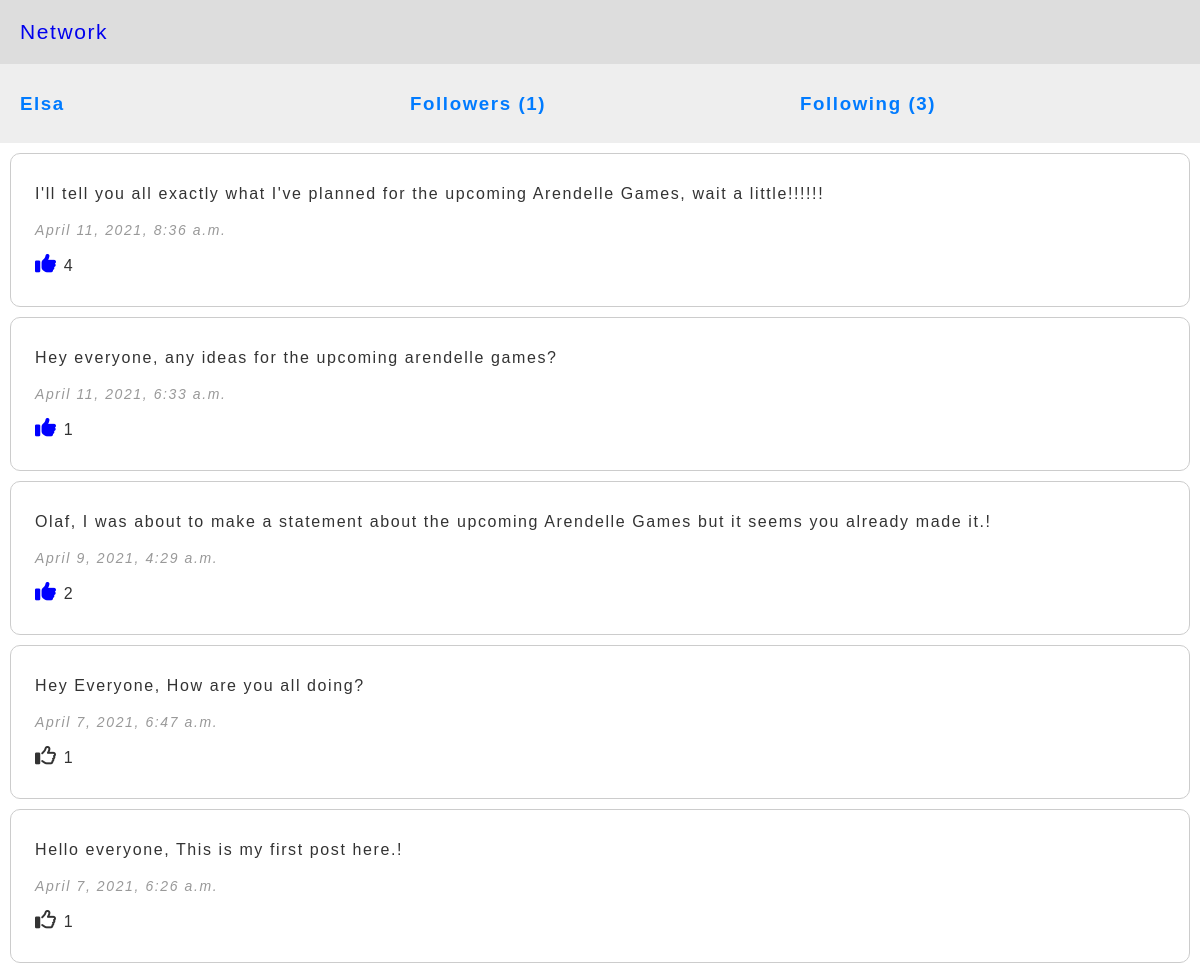
The app's page /users/Elsa (signed in), older data.
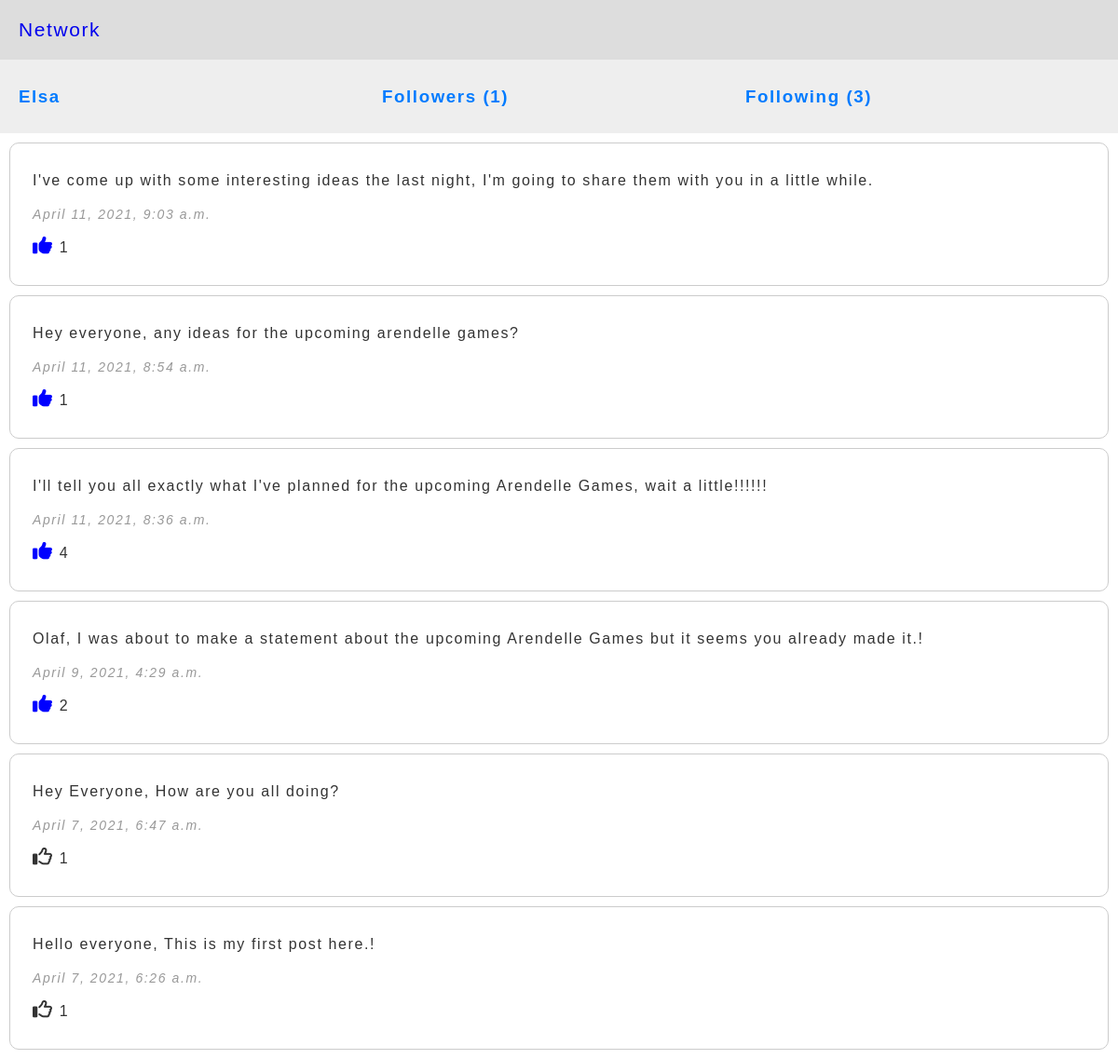
The same page, newer data.
### network/models.py (models this page shows, shortened)
class Post(models.Model):
    name = models.ForeignKey(User, on_delete=models.CASCADE, related_name="user_posts")
    content = models.TextField()
    likes = models.IntegerField(default=0)
    timestamp = models.DateTimeField(auto_now=True)

### network/views.py (the view)
# urls.py: path("users/<str:name>", views.users, name="users"),
@login_required
def users(request, name):
    user = User.objects.get(username=name)
    posts = Post.objects.filter(name=user).all().order_by('-timestamp')
    follows = Follow.objects.filter(name=request.user).all()
    following_count = len(Follow.objects.filter(name=user).all())
    followers_count = len(Follow.objects.filter(following=user).all())
    is_following = "false"
    for follow in follows:
        if follow.following == user:
            is_following = "true"
    liked_posts = []
    for post in posts:
        a = Like.objects.filter(post=post)
        print(a)
        if len(a) > 0:
            for x in a:
                if x.name.username == request.user.username:
                    liked_posts.append(x.post)
    return render(request, "network/profile.html", {
    "user": user, "posts": posts, "liked_posts": liked_posts, "is_following": is_following, "following_count": following_count, "followers_count": followers_count
    })
    return HttpResponse(f"Hello {name}")

### network/models.py (called while the page is built)
    def __str__(self):
        return f"{self.name.username} liked {self.post.content}"

### network/templates/network/profile.html (shortened to what this page needs)
<!DOCTYPE html>
<html lang="en" dir="ltr">
  <head>
  </head>
  <body>
    <div class="links">
      <a href="{% url "index" %}">Network</a>
    </div>
    <div class="user">
      <h3>{{user.username}}</h3>
      <h3>Followers (<span id="followers">{{ followers_count }}</span>)</h3>
      <h3>Following ({{ following_count }})</h3>
    </div>
    {% for post in posts %}
      <div class="posts">
        <div class="posts_content">
            {{post.content}}
        </div>
        <div class="posts_time">
            <i style="font-size:14px; color:#999;">{{ post.timestamp }}</i>
        </div>
        <div class="likes">
          <div class="like">
            {% if post in liked_posts %}
            <i class="fas fa-thumbs-up" style="font-size: 21px; color: blue;" data-page= {{ post.id }}></i>
            {% else %}
            <i class="far fa-thumbs-up" style="font-size: 21px;" data-page= {{ post.id }}></i>
            {% endif %}
            <span id="post_likes">{{ post.likes }}</span>
          </div>
        </div>
      </div>
    {% endfor %}
  </body>
</html>

Row changes from the older to the newer data that the page shows:
added Post: content "I've come up with some interesting ideas the last night, I'm going to share them with you in a little while.", timestamp "April 11, 2021, 9:03 a.m.", likes "1"
changed Post "Hey everyone, any ideas for the upcoming arendelle games?": timestamp "April 11, 2021, 6:33 a.m." → "April 11, 2021, 8:54 a.m."; moves up the list
